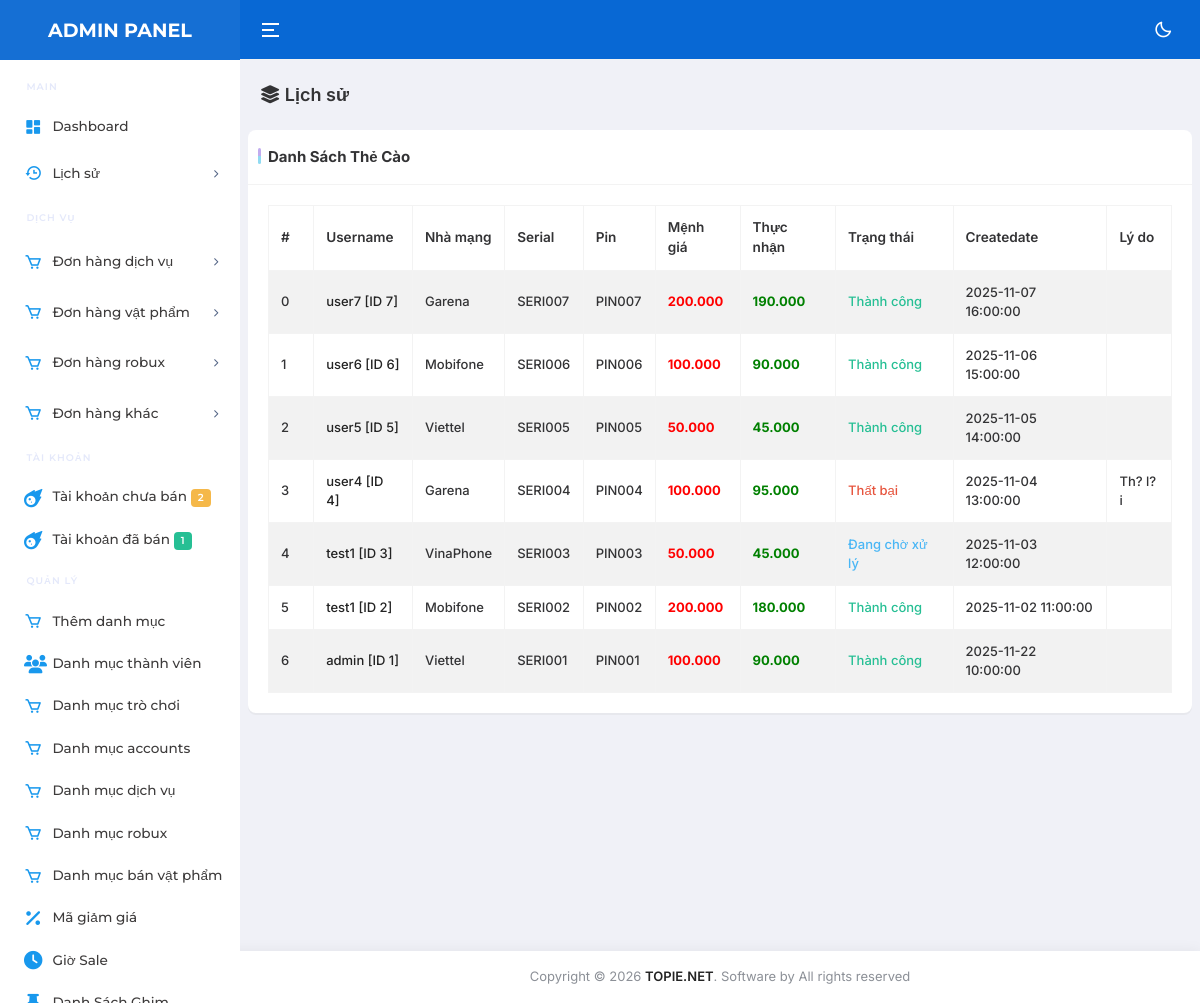
/public/admin/nap-the.php (signed in), run on the app's committed database.
### tables this page shows
CREATE TABLE `cards` (
  `id` int(11) NOT NULL,
  `code` varchar(32) DEFAULT NULL,
  `username` varchar(32) NOT NULL,
  `loaithe` varchar(32) NOT NULL,
  `menhgia` int(11) NOT NULL,
  `thucnhan` int(11) DEFAULT 0,
  `seri` text NOT NULL,
  `pin` text NOT NULL,
  `createdate` datetime NOT NULL,
  `status` varchar(32) NOT NULL,
  `note` text NOT NULL,
  `deletedate` varchar(255) DEFAULT NULL
);

### config/config.php (called while the page is built, shortened)
<?php
class CMSNAV
{
    private $ketnoi;
    function connect()
    {
        if (!$this->ketnoi)
        {
            $this->ketnoi = mysqli_connect('localhost', 'randomsieuxin_test11', 'randomsieuxin_test11', 'randomsieuxin_test11') or die ('Vui lòng kết nối đến DATABASE');
            mysqli_query($this->ketnoi, "set names 'utf8'");
        }
    }
    function getUser($username)
    {
        $row = $this->ketnoi->query("SELECT * FROM `users` WHERE `username` = '$username' ")->fetch_array();
        return $row;
    }
    function get_list($sql)
    {
        $result = mysqli_query($this->ketnoi, $sql);
        $return = array();
        while ($row = mysqli_fetch_assoc($result))
        {
            $return[] = $row;
        }
        return $return;
    }
}

### public/admin/nap-the.php (the view, shortened to what this page needs)
<?php
    require_once("../../config/config.php");
    require_once("../../config/function.php");
    require_once(__DIR__."/Header.php");
    require_once(__DIR__."/Sidebar.php");
?>
<div class="main-content app-content">
    <div class="container-fluid">
        <div class="d-md-flex d-block align-items-center justify-content-between my-4 page-header-breadcrumb">
            <h1 class="page-name fw-semibold fs-18 mb-0"><i class="fa-solid fa-layer-group"></i> Lịch sử
            </h1>
            </div>
        </div>
        <div class="row">
            <div class="col-xl-12">
                <div class="card custom-card">
                    <div class="card-header justify-content-between">
                        <div class="card-title">
                           Danh sách thẻ cào
                        </div>
                    </div>
                        <div class="card-body">
                            <table id="datatable1" class="table table-striped table-bordered">
                                <thead>
                                    <tr>
                                      <th width="5%">#</th>
                                        <th>Username</th>
                                        <th>Nhà mạng</th>
                                        <th>Serial</th>
                                        <th>Pin</th>
                                        <th>Mệnh giá</th>
                                        <th>Thực nhận</th>
                                        <th>Trạng thái</th>
                                        <th>Createdate</th>
                                        <th>Lý do</th>
                                    </tr>
                                </thead>
                                <tbody>
                                    <?php $i=0; foreach ($CMSNAV->get_list("SELECT * FROM `cards` ORDER BY `id` DESC ") as $row) {?>
                                    <tr>
                                        <td><?=$i++;?></td>
                                        <td><a
                                                href="<?=BASE_URL('Admin/User/Edit/'.$CMSNAV->getUser($row['username'])['id']);?>"><?=$row['username'];?> [ID <?=$row['id'];?>] </a>
                                        </td>
                                        <td><?=$row['loaithe'];?>
                                        </td>
                                        <td><?=$row['seri'];?></td>
                                        <td><?=$row['pin'];?></td>
                                        <td><b style="color: red;"><?=format_cash($row['menhgia']);?></b></td>
                                        <td><b style="color: green;"><?=format_cash($row['thucnhan']);?></b></td>
                                        <td><?=display_card($row['status']);?></td>
                                        <td><?=$row['createdate'];?></td>
                                        <td><?=$row['note'];?></td>
                                    </tr>
                                    <?php }?>
                                </tbody>
                            </table>
                        </div>
                    </div>
            </div>
        </div>
    </div>
<?php
    require_once("./Footer.php");
?>

### config/function.php (shortened to what this page needs)
<?php
$CMSNAV = new CMSNAV;
function BASE_URL($url)
{
    $a = (isset($_SERVER['HTTPS']) && $_SERVER['HTTPS'] === 'on' ? "https" : "http") . "://" . $_SERVER["HTTP_HOST"];
    if($a == 'http://localhost'){
        $a = 'http://localhost/CMSNAV.CO/SHOPNICK2';
    }
    return $a.'/'.$url;
}
function display_card($status)
{
    if ($status == 'xuly') {
        return '<p class="mb-0 text-info font-weight-bold d-flex justify-content-start align-items-center">Đang chờ xử lý</p>';
    } elseif ($status == 'thanhcong') {
        return '<p class="mb-0 text-success font-weight-bold d-flex justify-content-start align-items-center">Thành công</p>';
    } elseif ($status == 'thatbai') {
        return '<p class="mb-0 text-danger font-weight-bold d-flex justify-content-start align-items-center">Thất bại</p>';
    } else {
        return '<b style="color:yellow;">Khác</b>';
    }
}
function format_cash($price)
{
    return str_replace(",", ".", number_format($price));
}

### public/admin/Header.php (style rules this page uses)
th, td { padding: 8px; }
thead { position: sticky; top: 0; background-color: white; z-index: 1; }

### data on the page
cards: username "user7", id "7", loaithe "Garena", seri "SERI007", pin "PIN007", menhgia "200.000", thucnhan "190.000", status "Thành công", createdate "2025-11-07 16:00:00"
cards: username "user6", id "6", loaithe "Mobifone", seri "SERI006", pin "PIN006", menhgia "100.000", thucnhan "90.000", status "Thành công", createdate "2025-11-06 15:00:00"
cards: username "user5", id "5", loaithe "Viettel", seri "SERI005", pin "PIN005", menhgia "50.000", thucnhan "45.000", status "Thành công", createdate "2025-11-05 14:00:00"
cards: username "user4", id "4", loaithe "Garena", seri "SERI004", pin "PIN004", menhgia "100.000", thucnhan "95.000", status "Thất bại", createdate "2025-11-04 13:00:00", note "Th? l?i"
cards: username "test1", id "3", loaithe "VinaPhone", seri "SERI003", pin "PIN003", menhgia "50.000", thucnhan "45.000", status "Đang chờ xử lý", createdate "2025-11-03 12:00:00"
cards: username "test1", id "2", loaithe "Mobifone", seri "SERI002", pin "PIN002", menhgia "200.000", thucnhan "180.000", status "Thành công", createdate "2025-11-02 11:00:00"
cards: username "admin", id "1", loaithe "Viettel", seri "SERI001", pin "PIN001", menhgia "100.000", thucnhan "90.000", status "Thành công", createdate "2025-11-22 10:00:00"

### other printed values
$CMSNAV->num_rows("SELECT * FROM `accounts` WHERE `username` IS NULL") "2"
